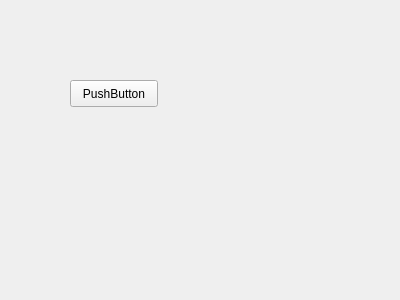
<?xml version="1.0" encoding="UTF-8"?>
<ui version="4.0">
 <class>Widget</class>
 <widget class="QWidget" name="Widget">
  <property name="geometry">
   <rect>
    <x>0</x>
    <y>0</y>
    <width>400</width>
    <height>300</height>
   </rect>
  </property>
  <property name="windowTitle">
   <string>Widget</string>
  </property>
  <widget class="QPushButton" name="pushButton">
   <property name="geometry">
    <rect>
     <x>70</x>
     <y>80</y>
     <width>88</width>
     <height>27</height>
    </rect>
   </property>
   <property name="text">
    <string>PushButton</string>
   </property>
  </widget>
 </widget>
 <layoutdefault spacing="6" margin="11"/>
 <resources/>
 <connections/>
</ui>
